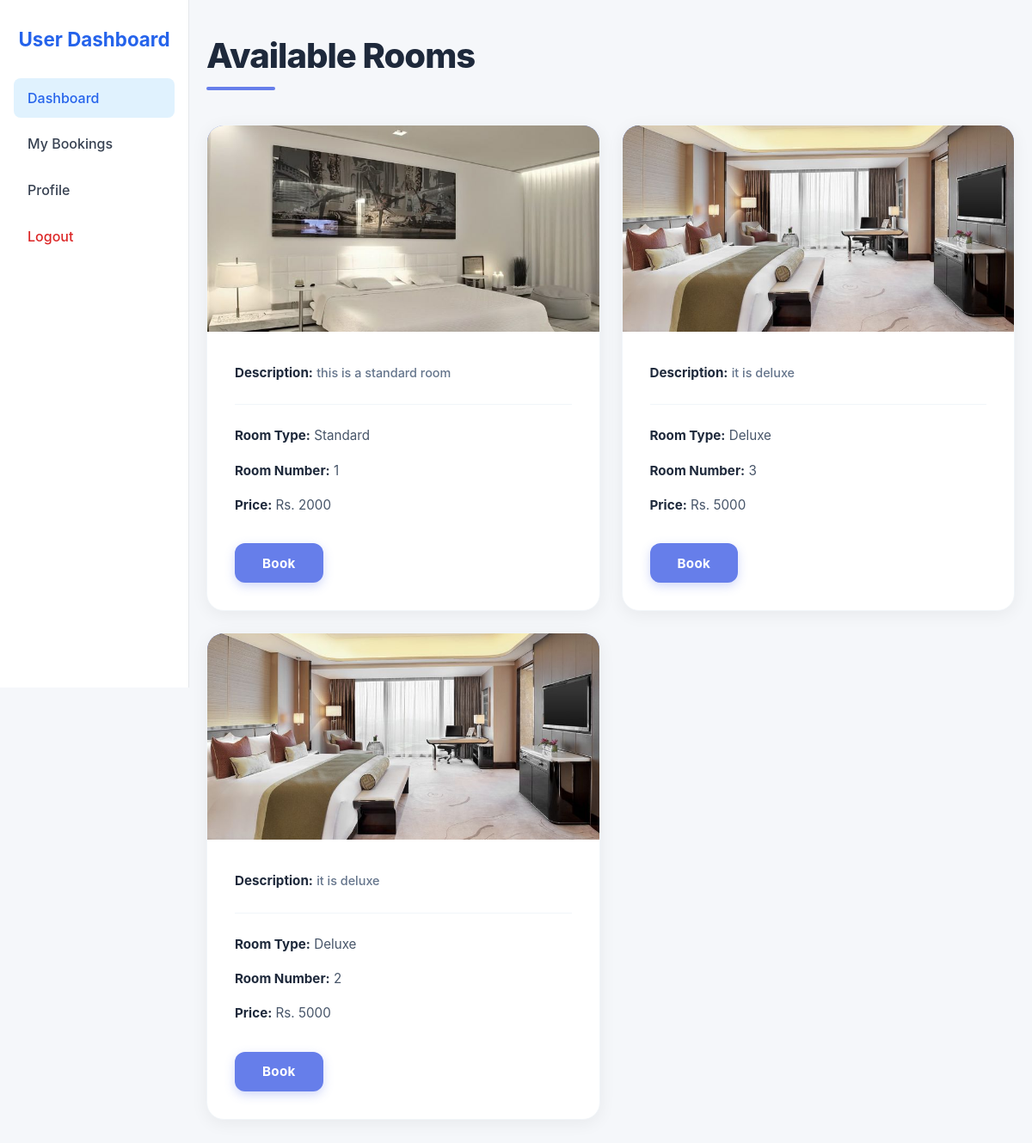
Before: /user_dashboard (signed in) with the older database file.
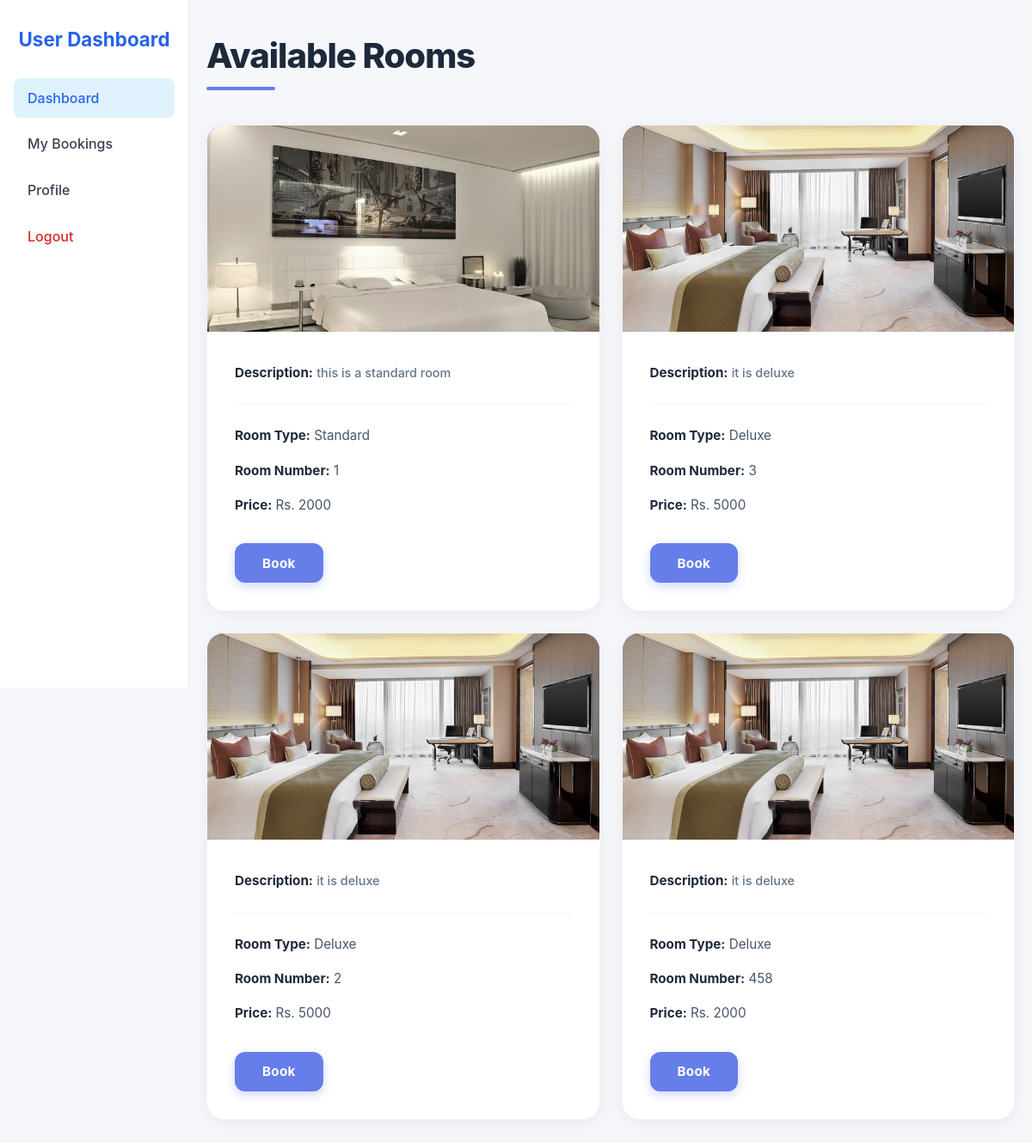
After: the same page with the newer database file.
### tables this page shows
CREATE TABLE rooms (
            room_id INTEGER PRIMARY KEY AUTOINCREMENT,
            room_number TEXT UNIQUE NOT NULL,
            room_type_id INTEGER NOT NULL,
            price_per_night INTEGER,
            FOREIGN KEY(room_type_id) REFERENCES room_types(room_type_id) ON DELETE CASCADE
        );

CREATE TABLE room_types (
            room_type_id INTEGER PRIMARY KEY AUTOINCREMENT,
            room_type_name TEXT UNIQUE NOT NULL,
            description TEXT,
            price_per_night INTEGER,
            image_path TEXT
        , max_guests INTEGER NOT NULL DEFAULT 2);

### hotel_app/controllers/user_controller.py (the view)
def dash():
    if session.get("is_admin"):
        flash("User access required.", "danger")
        return redirect(url_for("admin_dashboard"))
    available_rooms = room_model.list_all()
    return render_template("user_dashboard.html", available_rooms=available_rooms)

### hotel_app/models/db.py (called while the page is built)
def conn():
    conn = sqlite3.connect(DB_PATH)
    conn.row_factory = sqlite3.Row
    conn.execute("PRAGMA foreign_keys = ON")
    return conn

### hotel_app/models/room_model.py (called while the page is built)
def list_all():
    conn = db_model.conn()
    rows = conn.execute(
        """
        SELECT t1.*, t2.image_path, t2.room_type_name, t2.description
        FROM rooms t1
        LEFT JOIN room_types t2 ON t1.room_type_id = t2.room_type_id
    """
    ).fetchall()
    conn.close()
    return rows

### templates/user_dashboard.html (shortened to what this page needs)
<!DOCTYPE html>
<html lang="en">
<head>
    <link rel="stylesheet" href="{{ url_for('static', filename='css/flash.css') }}">
    <link rel="stylesheet" href="{{ url_for('static', filename='css/user_dashboard_inline.css') }}">
</head>
<body>
    <div class="dashboard">
        <aside class="sidebar">
            <h2>User Dashboard</h2>
            <nav>
                <a href="{{ url_for('user_dashboard') }}" class="active">Dashboard</a>
                <a href="{{ url_for('my_bookings') }}">My Bookings</a>
                <a href="{{ url_for('user_profile') }}">Profile</a>
                <a href="{{ url_for('logout') }}" class="logout">Logout</a>
            </nav>
        </aside>
        <section class="rooms-section">
            <h2 class="section-title">Available Rooms</h2>
            <div class="rooms-grid">
                {% for r in available_rooms %}
                <div class="room-card">
                    {% if r.image_path %}
                    <img src="{{ url_for('static', filename='uploads/rooms/' ~ r.image_path) }}" alt="Room Image">
                    {% endif %}
                    <div class="room-info">
                        <p><strong>Description:</strong> <span class="room-description-muted">{{ r.description }}</span></p>
                        <p><strong>Room Type:</strong> {{ r.room_type_name }}</p>
                        <p><strong>Room Number:</strong> {{ r.room_number }}</p>
                        <p><strong>Price:</strong> Rs. {{ r.price_per_night }}</p>
                        <a href="{{ url_for('book_room', room_id=r.room_id) }}" class="btn btn-primary">Book</a>
                    </div>
                </div>
                {% else %}
                <div class="empty-state">
                    <p>No rooms available right now.</p>
                </div>
                {% endfor %}
            </div>
        </section>
    </div>
</body>
</html>

Changed rows visible on the page:
added rooms: image_path (picture), description "it is deluxe", room_type_name "Deluxe", room_number "458", price_per_night "2000"
